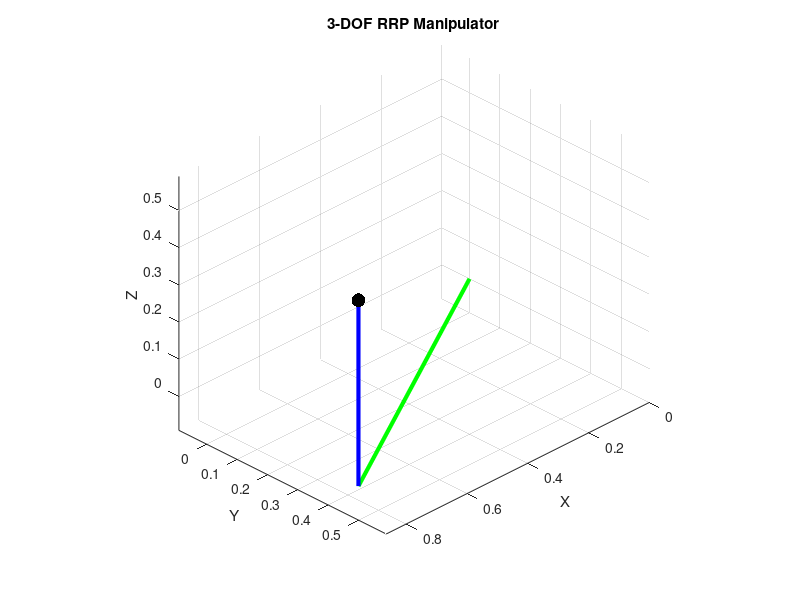

This figure's MATLAB source:
% Parameters
a2 = 1; % meters
theta1 = deg2rad(30);
theta2 = deg2rad(45);
d3 = 0.5;

% Rotation matrices
Rz1 = [cos(theta1), -sin(theta1), 0;
       sin(theta1), cos(theta1), 0;
       0, 0, 1];

Rz2 = [cos(theta2), -sin(theta2), 0;
       sin(theta2), cos(theta2), 0;
       0, 0, 1];

% Position vectors
p0 = [0;0;0];
p1 = p0; % after T1 translation is zero
p2 = p1 + Rz1 * [a2; 0; 0]; % Link 2 translation
p3 = p2 + Rz1 * Rz2 * [0; 0; d3]; % End-effector position

% Joint axes
z0 = [0;0;1];
z1 = Rz1 * [0;0;1];
z2 = Rz1 * Rz2 * [0;0;1];

% Jacobian columns
J1 = [cross(z0, p3 - p0); z0];
J2 = [cross(z1, p3 - p1); z1];
J3 = [z2; [0;0;0]];

% Assemble Jacobian
J = [J1, J2, J3];

% Display Jacobian
disp('Jacobian matrix J:');
disp(J);

% Plot manipulator
figure;
hold on; grid on; axis equal;
plot3([p0(1) p1(1)], [p0(2) p1(2)], [p0(3) p1(3)], 'r-', 'LineWidth', 3);
plot3([p1(1) p2(1)], [p1(2) p2(2)], [p1(3) p2(3)], 'g-', 'LineWidth', 3);
plot3([p2(1) p3(1)], [p2(2) p3(2)], [p2(3) p3(3)], 'b-', 'LineWidth', 3);
scatter3(p3(1), p3(2), p3(3), 100, 'k', 'filled');
xlabel('X'); ylabel('Y'); zlabel('Z');
title('3-DOF RRP Manipulator');
view(135,30);
hold off;
